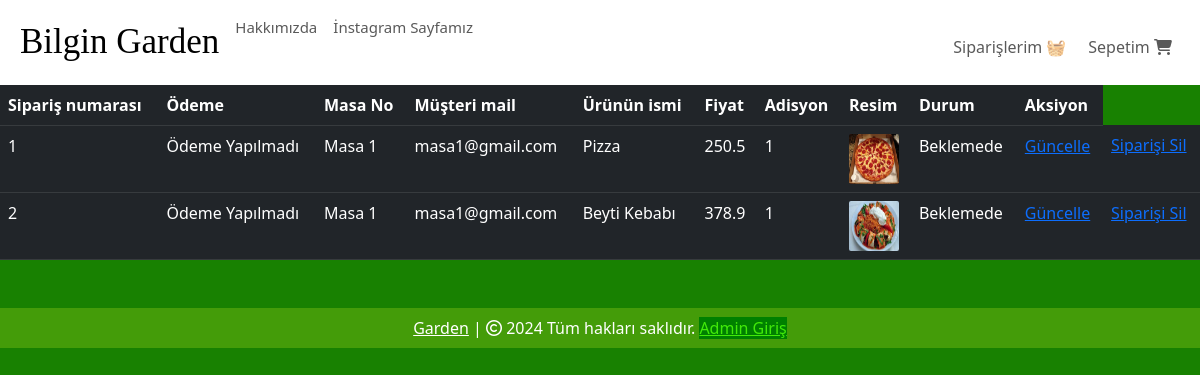
The page /view-orders (signed in) on the database its author committed.
### website/models.py (models this page shows, shortened)
class Order(db.Model):
    id = db.Column(db.Integer, primary_key=True)
    quantity = db.Column(db.Integer, nullable=False)
    price = db.Column(db.Float, nullable=False)
    status = db.Column(db.String(100), nullable=True)
    Payment = db.Column(db.String(100), nullable=True)
    customer_link = db.Column(db.Integer, db.ForeignKey('customer.id'), nullable=True)
    product_link = db.Column(db.Integer, db.ForeignKey('product.id'), nullable=False)

class Customer(db.Model, UserMixin):
    id = db.Column(db.Integer, primary_key=True)
    email = db.Column(db.String(100), unique=True)
    username = db.Column(db.String(100))
    password_hash = db.Column(db.String(150))
    date_joined = db.Column(db.DateTime(), default=datetime.utcnow)
    MasaNo = db.Column(db.Integer)
    cart_items = db.relationship('Cart', backref=db.backref('customer', lazy=True))
    orders = db.relationship('Order', backref=db.backref('customer', lazy=True))
    @property
    def password(self):
        raise AttributeError('Password is not a readable Attribute')

class Product(db.Model):
    id = db.Column(db.Integer, primary_key=True)
    product_name = db.Column(db.String(100), nullable=False)
    current_price = db.Column(db.Float, nullable=False)
    previous_price = db.Column(db.Float, nullable=False)
    in_stock = db.Column(db.Integer, nullable=False)
    product_picture = db.Column(db.String(1000), nullable=False)
    flash_sale = db.Column(db.Boolean, default=False)
    date_added = db.Column(db.DateTime, default=datetime.utcnow)
    salad = db.Column(db.Boolean, default=False)
    main = db.Column(db.Boolean, default=False)
    colddrink = db.Column(db.Boolean, default=False)
    hotdrink = db.Column(db.Boolean, default=False)
    desert = db.Column(db.Boolean, default=False)
    sneak = db.Column(db.Boolean, default=False)
    carts = db.relationship('Cart', backref=db.backref('product', lazy=True))
    orders = db.relationship('Order', backref=db.backref('product', lazy=True))

### website/admin.py (the view)
@admin.route('/view-orders')
@login_required
def order_view():
    if current_user.id == 6:
        orders = Order.query.all()
        return render_template('view_orders.html', orders=orders)
    return render_template('404.html')

### website/templates/view_orders.html (shortened to what this page needs)
{% extends 'base.html' %}
{% block body %}
<table class="table table-dark table-hover">
    <thead>
        <tr>
            <th scope="col">Sipariş numarası</th>
            <th scope="col">Ödeme </th>
            <th scope="col">Masa No</th>
            <th scope="col">Müşteri mail</th>
            <th scope="col">Ürünün ismi</th>
            <th scope="col">Fiyat</th>
            <th scope="col">Adisyon</th>
            <th scope="col">Resim</th>
            <th scope="col">Durum</th>
            <th scope="col">Aksiyon</th>
        </tr>
    </thead>
    <tbody>
        {% for order in orders %}
        <tr>
            <td>{{ order.id }}</td>
            <td>{{ order.Payment }}</td>
            <td>{{ order.customer.username }}</td>
            <td>{{ order.customer.email }}</td>
            <td>{{ order.product.product_name }}</td>
            <td>{{ order.price }}</td>
            <td>{{ order.quantity }}</td>
            <td><img src="{{ order.product.product_picture }}" alt="" style="height: 50px; width: 50px; border-radius: 2px;"></td>
            <td>{{ order.status}}</td>
            <td>
                <a href="/update-order/{{ order.id }}">Güncelle</a>
            </td>
            <td>
                <a href="/remove-order/{{ order.id }}">Siparişi Sil</a>
            </td>
        </tr>
        {% endfor %}
    </tbody>
</table>
{% endblock %}

### rows shown on the page
Order: id "1", Payment "Ödeme Yapılmadı", customer.username "Masa 1", customer.email "masa1@gmail.com", product.product_name "Pizza", price "250.5", quantity "1", product.product_picture (picture), status "Beklemede"
Order: id "2", Payment "Ödeme Yapılmadı", customer.username "Masa 1", customer.email "masa1@gmail.com", product.product_name "Beyti Kebabı", price "378.9", quantity "1", product.product_picture (picture), status "Beklemede"
